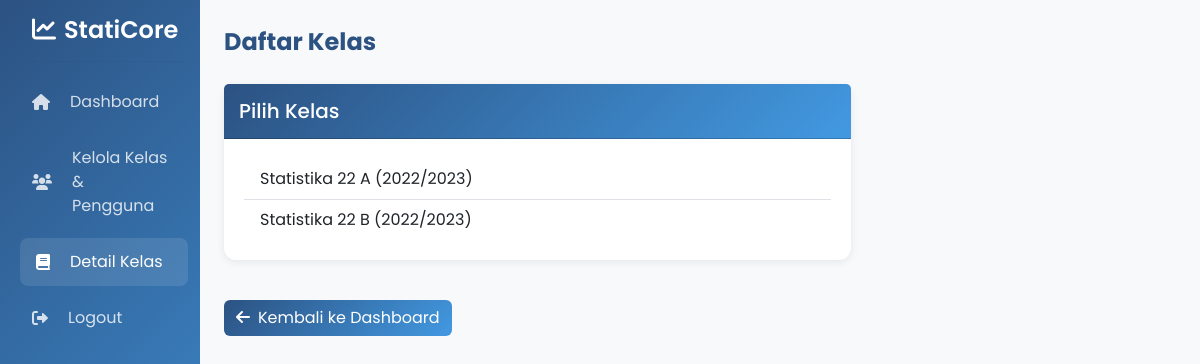
Before: /views/admin/daftar_kelas.php (signed in) with the older database file.
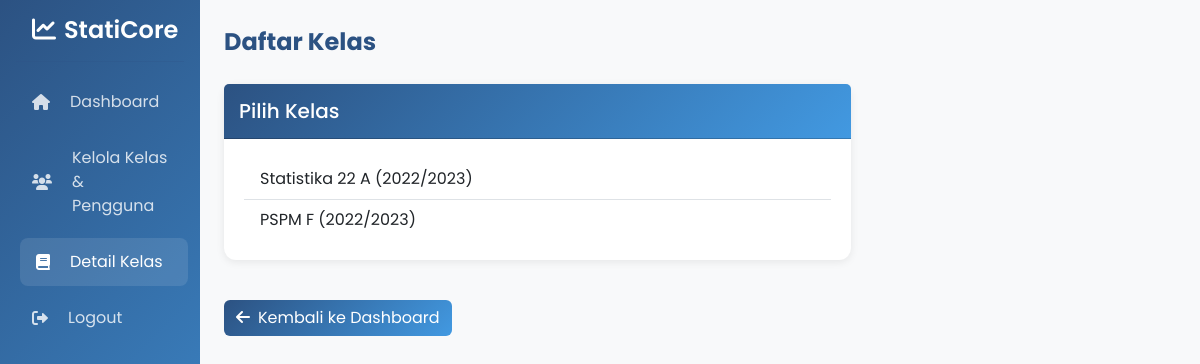
After: the same page with the newer database file.
### tables this page shows
CREATE TABLE `kelas` (
  `id` int(11) NOT NULL,
  `nama_kelas` varchar(50) NOT NULL,
  `tahun_ajaran` varchar(9) NOT NULL,
  `created_at` timestamp NOT NULL DEFAULT current_timestamp()
);

### views/admin/daftar_kelas.php (the view, shortened to what this page needs)
<?php
$db = new Database();
$conn = $db->getConnection();
$stmt_kelas_list = $conn->query("SELECT id, nama_kelas, tahun_ajaran FROM kelas ORDER BY tahun_ajaran DESC");
$list_kelas = $stmt_kelas_list->fetchAll(PDO::FETCH_ASSOC);
?>
<!DOCTYPE html>
<html lang="id">
<head>
    <link href="https://cdn.jsdelivr.net/npm/bootstrap@5.3.0/dist/css/bootstrap.min.css" rel="stylesheet">
    <link href="https://cdnjs.cloudflare.com/ajax/libs/font-awesome/6.0.0/css/all.min.css" rel="stylesheet">
</head>
<body>
    <div class="container-fluid">
        <div class="row">
            <div class="col-md-3 col-lg-2 px-0 sidebar" id="drawerSidebar">
                <div class="p-3">
                    <h4><i class="fas fa-chart-line me-2"></i>StatiCore</h4>
                    <hr>
                    <ul class="nav flex-column">
                        <li class="nav-item">
                            <a class="nav-link" href="dashboard.php">
                                <i class="fas fa-home me-2"></i>Dashboard
                            </a>
                        </li>
                        <li class="nav-item">
                            <a class="nav-link" href="manage_classes.php">
                                <i class="fas fa-users me-2"></i>Kelola Kelas & Pengguna
                            </a>
                        </li>
                        <li class="nav-item">
                            <a class="nav-link active" href="detail_kelas.php">
                                <i class="fa-solid fa-book me-2"></i>Detail Kelas
                            </a>
                        </li>
                        <li class="nav-item">
                            <a class="nav-link" href="../../logout.php" id="logoutBtn">
                                <i class="fas fa-sign-out-alt me-2"></i>Logout
                            </a>
                        </li>
                    </ul>
                </div>
            </div>
            <div class="col-md-9 col-lg-10 p-4 content-wrapper">
                <div class="mb-4 Title">Daftar Kelas</div>
                <div class="row">
                    <div class="col-md-8 mb-4">
                        <div class="card h-100">
                            <div class="card-header">
                                <h5 class="mb-0">Pilih Kelas</h5>
                            </div>
                            <div class="card-body overflow-auto" style="max-height: 500px;">
                                <?php if (!empty($list_kelas)): ?>
                                    <ul class="list-group list-group-flush">
                                        <?php foreach ($list_kelas as $k): ?>
                                            <li class="list-group-item"
                                                onclick="window.location.href='detail_kelas.php?id=<?= $k['id'] ?>'">
                                                <?= htmlspecialchars($k['nama_kelas']) ?>
                                                (<?= htmlspecialchars($k['tahun_ajaran']) ?>)
                                            </li>
                                        <?php endforeach; ?>
                                    </ul>
                                <?php else: ?>
                                    <p class="text-muted text-center my-4">Tidak ada kelas tersedia.</p>
                                <?php endif; ?>
                            </div>
                        </div>
                    </div>
                </div>
                <a href="dashboard.php" class="btn btn-secondary mt-3">
                    <i class="fas fa-arrow-left me-2"></i>Kembali ke Dashboard
                </a>
            </div>
        </div>
    </div>
</body>
</html>

### views/admin/daftar_kelas.php (style rules this page uses)
:root { --primary: #2c5282; --secondary: #4299e1; --accent: #f6ad55; --light: #f7fafc; --border-radius-sm: 8px; --border-radius-md: 12px; --border-radius-lg: 16px; }
body { font-family: 'Poppins', sans-serif; background-color: #f8f9fa; color: var(--primary); }
.Title { font-size: 1.5rem; font-weight: 700; margin-bottom: 30px; color: var(--primary); }
.sidebar { background: linear-gradient(135deg, var(--primary), var(--secondary)); min-height: 100vh; transition: all 0.3s ease; }
.sidebar .nav-link { color: rgba(255, 255, 255, 0.8); border-radius: var(--border-radius-sm); padding: 0.75rem 1rem; margin-bottom: 0.5rem; display: flex; align-items: center; gap: 0.75rem; }
.sidebar .nav-link:hover, .sidebar .nav-link.active { color: white; background-color: rgba(255, 255, 255, 0.1); transform: translateX(4px); }
.sidebar h4 { font-weight: 600; padding-left: 1rem; color: white; }
.card { border: none; border-radius: 12px; box-shadow: 0 2px 8px rgba(0, 0, 0, 0.08); transition: transform 0.2s ease; background-color: white; }
.card-header { background: linear-gradient(135deg, var(--primary), var(--secondary)); color: white; font-weight: bold; padding: 15px; }
.card-body { padding: 20px; }
.list-group-item { cursor: pointer; transition: background-color 0.2s ease; border-left: 4px solid transparent; }
.btn-secondary { background: linear-gradient(135deg, var(--primary), var(--secondary)); border: none; color: white; }

Changed rows visible on the page:
removed kelas: nama_kelas "Statistika 22 B", tahun_ajaran "2022/2023"
added kelas: nama_kelas "PSPM F", tahun_ajaran "2022/2023"
